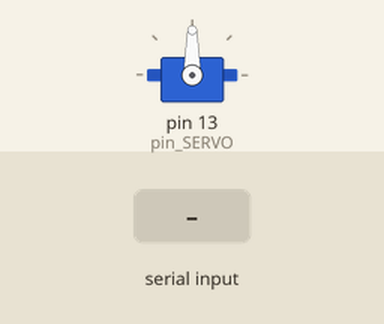
This sketch was run on a simulated Arduino Uno, built with avr-gcc and run on an emulated ATmega328P. Parts: servo. Inputs (shaded band) come from the test bench. What the sketch prints to the serial monitor is not drawn.

Above: at 1.2 s.
1.3 s: "90,45\n" received over Serial
At 3.0 s:
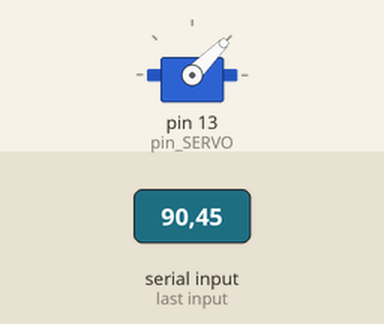
3.8 s: "200\n" received over Serial
At 4.2 s:
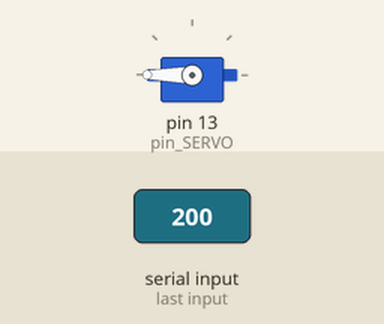
6.8 s: "30,150\n" received over Serial
At 8.5 s:
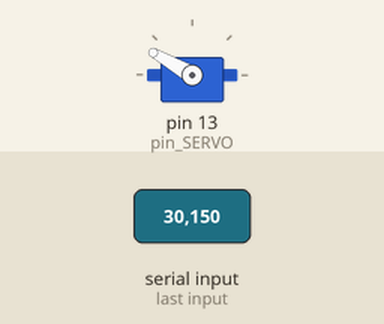
9.3 s: "90\n" received over Serial
At 12.3 s:
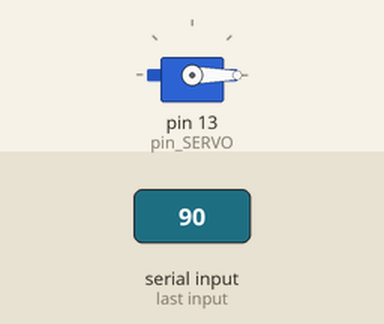
Timing chart, 0 to 13.3 s (numbered marks = the images above; inputs shaded):
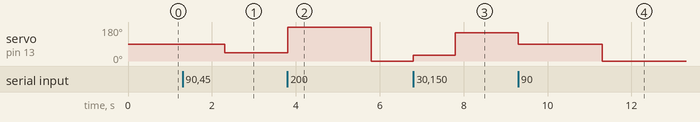

The sketch:

Servo_02.ino
```cpp
#include <Servo.h>
int pin_SERVO = 13;

Servo SERVO;

void setup() {
  Serial.begin(9600);
  SERVO.attach(pin_SERVO);

}

void loop() {
  int16_t pos;

  if(Serial.available()>0){
    Serial.print("목표 각도 : ");
    pos = Serial.parseInt();
    if(pos>180){
    Serial.println("180도 초과!!");
    } else if(pos<0){
      Serial.println("값은 0~180도 범위로 입력해주세요");
    }
    Serial.println(pos);
    SERVO.write(pos);
    delay(1000);
  }

}
```

Measured:
- after the input at 1.3 s, servo on pin 13 (pin_SERVO): 90° → 45° after 1.0 s
- after the input at 3.8 s, servo on pin 13 (pin_SERVO): 45° → 180° at once, → 0° 2.0 s later
- after the input at 6.8 s, servo on pin 13 (pin_SERVO): 0° → 30° at once, → 150° 1.0 s later
- after the input at 9.3 s, servo on pin 13 (pin_SERVO): 150° → 90° at once, → 0° 2.0 s later
